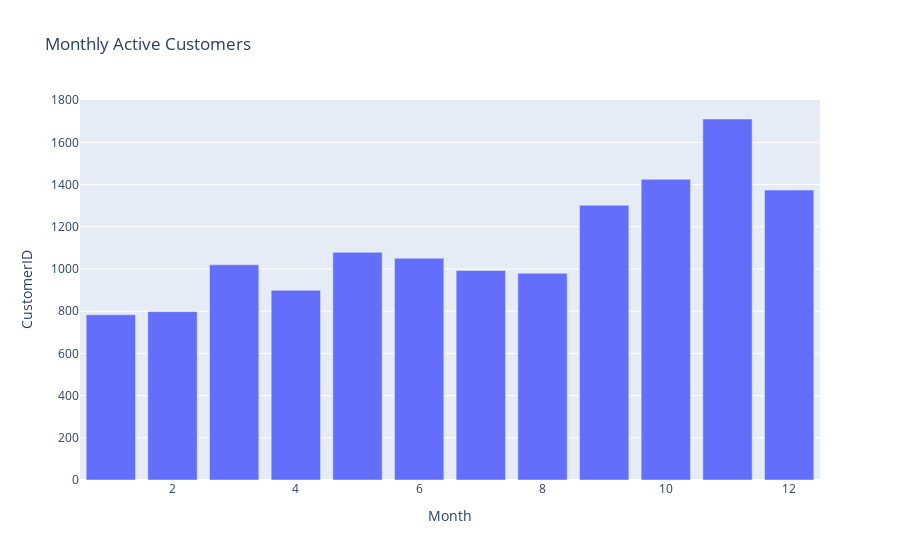

Notebook source saved alongside this figure:
### Code cell
px.bar(data_frame = df_monthly_active, x ='Month', y ='CustomerID', title= 'Monthly Active Customers')

### Figure 1 — Plotly figure (JSON) as saved in the notebook; plotly's stock layout.template omitted (floating-point values rounded to 4 significant figures)
{"data": [{"alignmentgroup": "True", "hovertemplate": "Month=%{x}<br>CustomerID=%{y}<extra></extra>", "legendgroup": "", "marker": {"color": "#636efa", "pattern": {"shape": ""}}, "name": "", "offsetgroup": "", "orientation": "v", "showlegend": false, "textposition": "auto", "type": "bar", "x": [1, 2, 3, 4, 5, 6, 7, 8, 9, 10, 11, 12], "xaxis": "x", "y": [783, 798, 1020, 899, 1079, 1051, 993, 980, 1302, 1425, 1711, 1374], "yaxis": "y"}], "layout": {"barmode": "relative", "legend": {"tracegroupgap": 0}, "title": {"text": "Monthly Active Customers"}, "xaxis": {"anchor": "y", "domain": [0, 1], "title": {"text": "Month"}}, "yaxis": {"anchor": "x", "domain": [0, 1], "title": {"text": "CustomerID"}}}}
